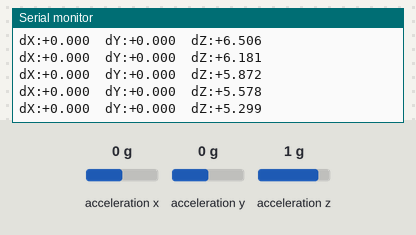
The sketch below on a simulated ESP32. Parts: the last lines printed to the serial monitor. The test bench sets the inputs (shaded band); at power-on: acceleration x 0 g, acceleration y 0 g, acceleration z 1 g.

Above: at 1.2 s.
1.3 s: acceleration x set to -1.4 g
At 1.32 s:
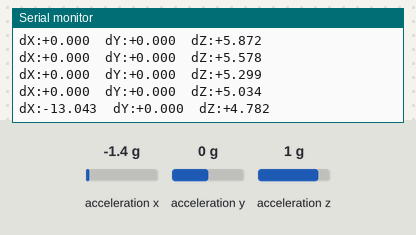
2.8 s: acceleration y set to -1.4 g
At 2.84 s:
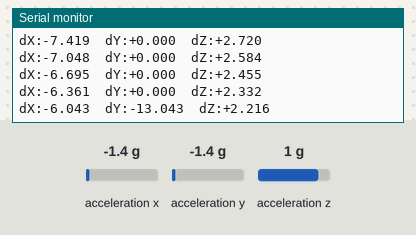
4.3 s: acceleration z set to -1.4 g
At 4.36 s:
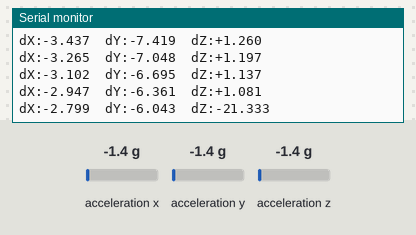
Timing chart, 0 to 7.3 s (numbered marks = the images above; inputs shaded):
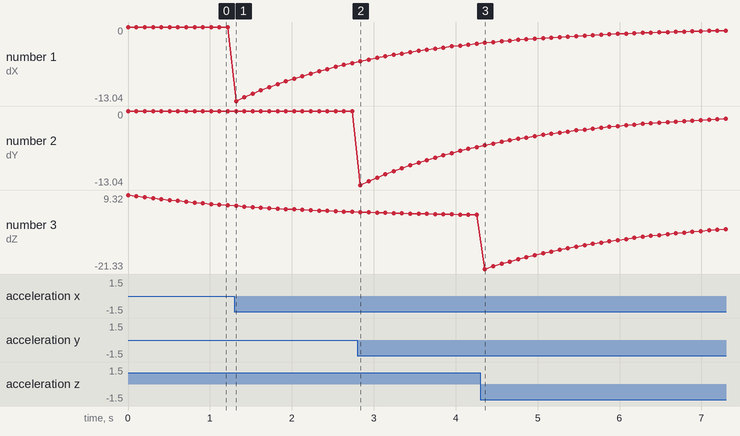

The sketch:

adxl0345.ino
```cpp
#include <Wire.h>
#include <Adafruit_Sensor.h>
#include <Adafruit_ADXL345_U.h>

// I2C 腳位
#define SDA_PIN 8
#define SCL_PIN 9

// 高通濾波係數 (0 < α < 1)：α 越大，對重力抑制越強，但動態響應越慢
const float alpha = 0.95;

Adafruit_ADXL345_Unified accel(12345);

// 前一次讀值與前一次濾波值，用於 IIR
float prev_raw_x = 0, prev_raw_y = 0, prev_raw_z = 0;
float prev_filt_x = 0, prev_filt_y = 0, prev_filt_z = 0;

void setup() {
  Serial.begin(115200);
  Wire.begin(SDA_PIN, SCL_PIN);

  if (!accel.begin()) {
    Serial.println("ADXL345 init failed!");
    while (1) delay(10);
  }
  accel.setRange(ADXL345_RANGE_2_G);
  Serial.println("ADXL345 Dynamic Acceleration (High-pass) Ready");
}

void loop() {
  sensors_event_t ev;
  accel.getEvent(&ev);

  // 原始量測 (含重力 + 動態)
  float raw_x = ev.acceleration.x;
  float raw_y = ev.acceleration.y;
  float raw_z = ev.acceleration.z;

  // 一階高通 IIR 濾波器：
  // filt[n] = α * (filt[n−1] + raw[n] − raw[n−1])
  float filt_x = alpha * (prev_filt_x + raw_x - prev_raw_x);
  float filt_y = alpha * (prev_filt_y + raw_y - prev_raw_y);
  float filt_z = alpha * (prev_filt_z + raw_z - prev_raw_z);

  // 更新狀態
  prev_raw_x  = raw_x;   prev_raw_y  = raw_y;   prev_raw_z  = raw_z;
  prev_filt_x = filt_x;  prev_filt_y = filt_y;  prev_filt_z = filt_z;

  // 輸出「動態加速度」(m/s^2)
  Serial.printf("dX:%+6.3f  dY:%+6.3f  dZ:%+6.3f\n", filt_x, filt_y, filt_z);

  delay(100);
}
```

Measured:
- after the input at 1.3 s, the serial monitor: prints a new line at once (image 1)
- after the input at 2.8 s, the serial monitor: prints a new line at once (image 2)
- plotted number 1: 0 → -6.36 after the input at 1.3 s
